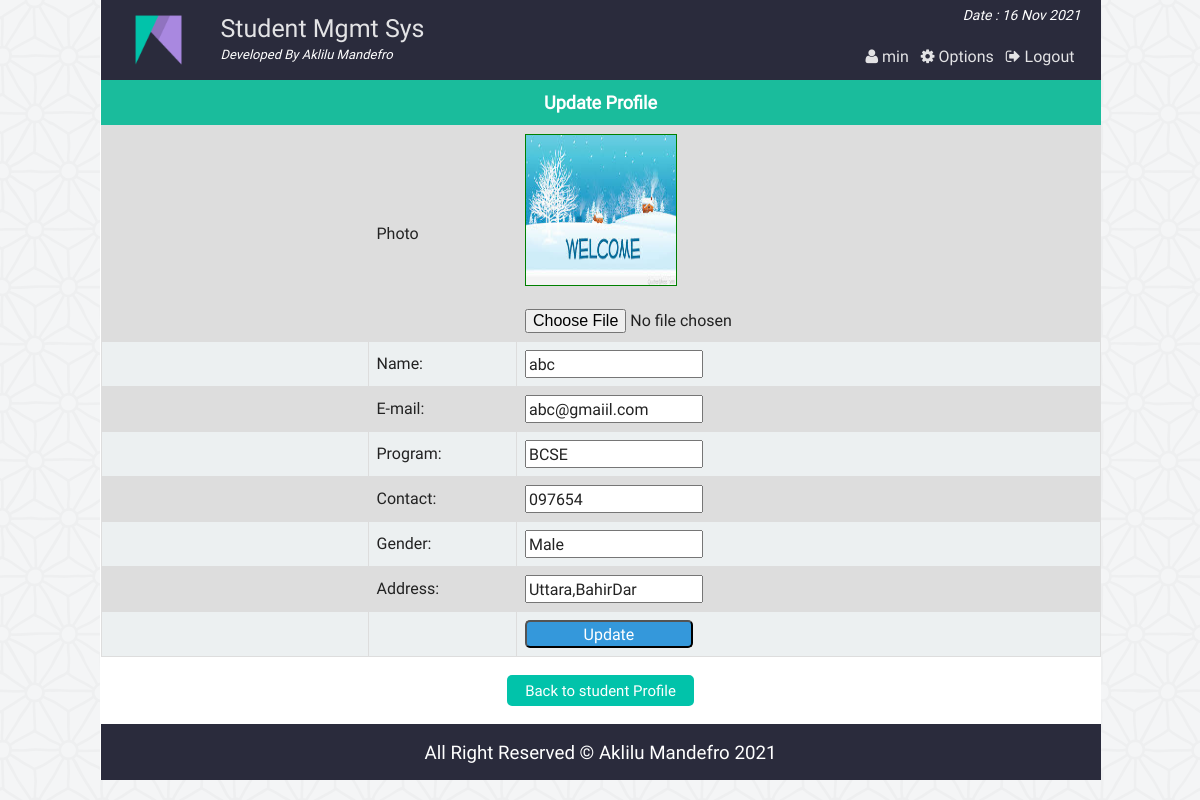
Screenshot of /admin_single_student_update.php?id=123 (signed in) with the database file from the repository.
### tables this page shows
CREATE TABLE `st_info` (
  `st_id` int(11) NOT NULL,
  `name` varchar(100) NOT NULL,
  `password` varchar(32) NOT NULL,
  `email` varchar(50) NOT NULL,
  `bday` date NOT NULL,
  `program` varchar(10) NOT NULL,
  `contact` varchar(20) NOT NULL,
  `gender` varchar(10) NOT NULL,
  `address` varchar(255) NOT NULL,
  `img` varchar(255) DEFAULT NULL
);

### php/functions.php (called while the page is built, shortened)
<?php
class login_registration_class{
	public function getuserbyid($st_id){
		global $conn;
		$query = $conn->query("select * from st_info where st_id='$st_id'");
		return $query;
	}
};
?>

### admin_single_student_update.php (the view, shortened to what this page needs)
<?php
	require "php/config.php";
	require_once "php/functions.php";
	$user = new login_registration_class();
	if(isset($_REQUEST['id'])){
		$st_id = $_REQUEST['id'];
	}else{
		header('Location: admin.php');
		exit();
	}
?>
<?php
include "php/headertop_admin.php";
?>
<div class="profile">
			<h3 style="font-size:18px;text-align:center;background:#1abc9c;color:#fff;padding:10px;margin:0">Update Profile</h3>
			<div class="st_update fix">
				<form action="" method="post" enctype="multipart/form-data">
						<?php
						$result = $user->getuserbyid($st_id);
						while($row = $result->fetch_assoc()){
						?>
					<table class="tab_one" >
						<tr>
							<td style="width:250px;"></td>
							<td>Photo</td>
							<td>
							<img id="logo_preview" src="img/student/<?php echo $row['img']?>" style="height:150px; width:150px; border:1px green solid;"><br><br>
							<input type="file" name="personal_image" id="spic" onchange="PreviewImage('personal_image', 'logo_preview')" />
							</td>
						</tr>
						<tr>
							<td style="width:125px;"></td>
							<td>Name:</td>
							<td><input type="text" name="st_name" value="<?php echo $row['name'];?>"></td>
						</tr>
						<tr>
							<td style="width:125px;"></td>
							<td>E-mail:</td>
							<td><input type="email" name="st_email" value="<?php echo $row['email']; ?>"></td>
						</tr>
						<tr>
							<td style="width:125px;"></td>
							<td>Program:</td>
							<td><input type="text" name="st_dept" value="<?php echo $row['program']; ?>"></td>
						</tr>
						<tr>
							<td style="width:125px;"></td>
							<td>Contact:</td>
							<td><input type="text" name="st_contact" value="<?php echo $row['contact']; ?>"></td>
						</tr>
						<tr>
							<td style="width:125px;"></td>
							<td>Gender:</td>
							<td><input type="text" name="st_gender" value="<?php echo $row['gender']; ?>"></td>
						</tr>
						<tr>
							<td style="width:125px;"></td>
							<td>Address:</td>
							<td><input type="text" name="st_add" value="<?php echo $row['address']; ?>"></td>
						</tr>
						<tr>
						<td style="width:125px;"></td>
						<td></td>
						<td colspan="2">
							<input style="background:#3498db;color:#fff;width:168px;border-radius:5px;" type="submit" name="Update" value="Update">
							</td>
						</tr>
					</table>
						<?php } ?>
				</form>
			</div>
			<div class="back fix">
				<p style="text-align:center"><a href="admin_all_student.php"><button class="editbtn">Back to student Profile</button></a></p>
			</div>
</div>
<?php include "php/footerbottom.php";?>

### css/main.css (style rules this page uses)
html { color: #222; font-size: 1em; line-height: 1.4; }
audio, canvas, iframe, img, svg, video { vertical-align: middle; }
a { text-decoration:none; }
.fix { overflow:hidden; }
body { font-family:roboto !important; background:url(../img/ptrn.png) repeat fixed; }
.st_reg th, td { padding: 8px; }
table.tab_one { width:100%; }
table.tab_one td { border:1px solid #ddd; padding:8px; }
table.tab_one tr:nth-child(odd) { background:#ddd; }
table.tab_one tr:nth-child(even) { background:#ecf0f1; }
.editbtn { background-color: #01C3AA; border: none; border-radius:5px; color: white; padding: 5px 18px; text-align: center; text-decoration: none; display: inline-block; font-size: 15px; margin: 2px 1px; cursor: pointer; }
table.att_tab tr,td,th { border:2px solid #ddd; border-collapse:collapse; padding:8px; }

### rows the page displays
st_info: img (picture), st_name "abc", st_email "abc@gmaiil.com", st_dept "BCSE", st_contact "097654", st_gender "Male", st_add "Uttara,BahirDar"

### other values shown
$admin_name "min"
